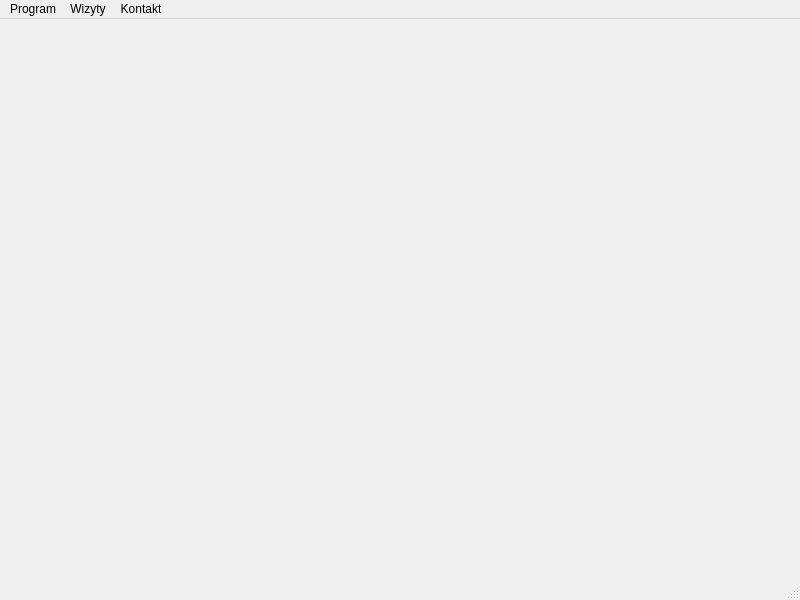
<?xml version="1.0" encoding="UTF-8"?>
<ui version="4.0">
 <class>MainWindow</class>
 <widget class="QMainWindow" name="MainWindow">
  <property name="geometry">
   <rect>
    <x>0</x>
    <y>0</y>
    <width>800</width>
    <height>600</height>
   </rect>
  </property>
  <property name="windowTitle">
   <string>MainWindow</string>
  </property>
  <widget class="QWidget" name="centralwidget">
   <widget class="QWidget" name="verticalLayoutWidget">
    <property name="geometry">
     <rect>
      <x>10</x>
      <y>50</y>
      <width>351</width>
      <height>211</height>
     </rect>
    </property>
    <layout class="QVBoxLayout" name="verticalLayout"/>
   </widget>
  </widget>
  <widget class="QMenuBar" name="menubar">
   <property name="geometry">
    <rect>
     <x>0</x>
     <y>0</y>
     <width>800</width>
     <height>21</height>
    </rect>
   </property>
   <widget class="QMenu" name="menuProgram">
    <property name="title">
     <string>Program</string>
    </property>
    <addaction name="actionO_programie"/>
    <addaction name="actionZako_cz"/>
   </widget>
   <widget class="QMenu" name="menuWizyty">
    <property name="title">
     <string>Wizyty</string>
    </property>
    <widget class="QMenu" name="menuPodgl_d_wizyt">
     <property name="title">
      <string>Podgląd wizyt</string>
     </property>
     <addaction name="actionNadchodz_ce_wizyty"/>
     <addaction name="actionZako_czone_wizyty"/>
    </widget>
    <addaction name="menuPodgl_d_wizyt"/>
    <addaction name="actionUm_w_wizyt"/>
   </widget>
   <widget class="QMenu" name="menuKontakt">
    <property name="title">
     <string>Kontakt</string>
    </property>
   </widget>
   <addaction name="menuProgram"/>
   <addaction name="menuWizyty"/>
   <addaction name="menuKontakt"/>
  </widget>
  <widget class="QStatusBar" name="statusbar"/>
  <action name="actionO_programie">
   <property name="text">
    <string>O programie</string>
   </property>
  </action>
  <action name="actionZako_cz">
   <property name="text">
    <string>Zakończ</string>
   </property>
  </action>
  <action name="actionNadchodz_ce_wizyty">
   <property name="text">
    <string>Nadchodzące wizyty</string>
   </property>
  </action>
  <action name="actionZako_czone_wizyty">
   <property name="text">
    <string>Zakończone wizyty</string>
   </property>
  </action>
  <action name="actionUm_w_wizyt">
   <property name="text">
    <string>Umów wizytę</string>
   </property>
  </action>
 </widget>
 <resources/>
 <connections/>
</ui>
